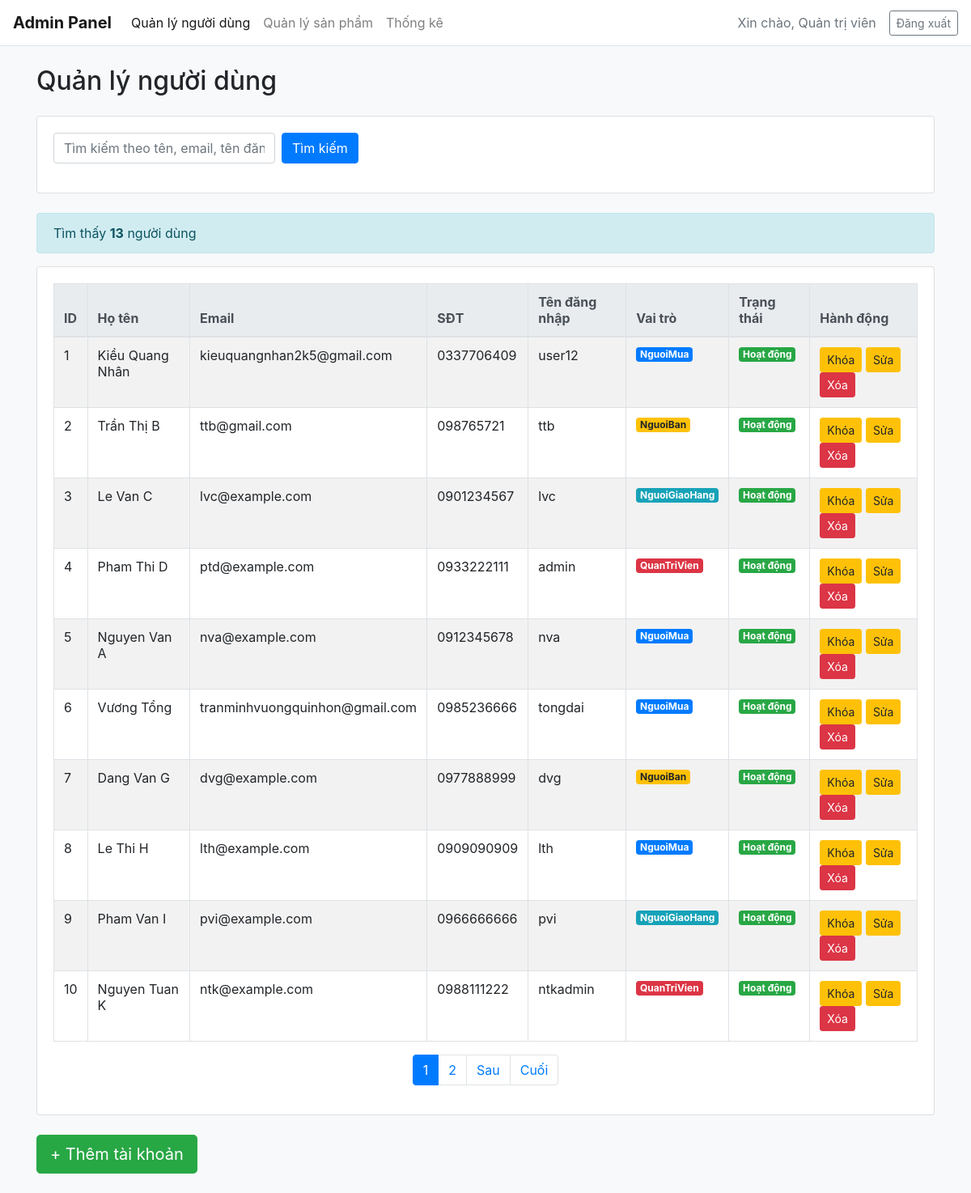
Screenshot of /admin/user.php with the database file from the repository.
### tables this page shows
CREATE TABLE IF NOT EXISTS `nguoidung` (
  `ID_NguoiDung` int NOT NULL AUTO_INCREMENT,
  `HoTen` varchar(100) NOT NULL,
  `Email` varchar(100) NOT NULL,
  `SoDienThoai` varchar(15) NOT NULL,
  `MatKhau_Hash` varchar(255) NOT NULL,
  `VaiTro` enum('NguoiMua','NguoiBan','NguoiGiaoHang','QuanTriVien') NOT NULL,
  `TrangThaiHoatDong` tinyint(1) DEFAULT '1',
  `DiaChiGiaoHangMacDinh` text,
  `NgayTao` datetime DEFAULT CURRENT_TIMESTAMP,
  `TenDangNhap` varchar(50) DEFAULT NULL,
  `AnhDaiDien` text NOT NULL,
  PRIMARY KEY (`ID_NguoiDung`),
  UNIQUE KEY `Email` (`Email`),
  UNIQUE KEY `SoDienThoai` (`SoDienThoai`),
  UNIQUE KEY `TenDangNhap` (`TenDangNhap`)
);

### src/admin/user.php (the view, shortened to what this page needs)
<?php
include 'C:\wamp64\www\SM\src\admin\header.php';
$key = trim($_GET['search'] ?? '');
$page = max(1, (int)($_GET['page'] ?? 1));
$limit = 10;
$where = "";
$params = [];
$types = "";
$sqlCount = "SELECT COUNT(*) as total FROM nguoidung $where";
$stmt = $conn->prepare($sqlCount);
$stmt->execute();
$resultCount = $stmt->get_result();
$totalRecords = $resultCount->fetch_assoc()['total'];
$totalPages = max(1, ceil($totalRecords / $limit));
$offset = ($page - 1) * $limit;
$sql = "SELECT * FROM nguoidung $where ORDER BY ID_NguoiDung ASC LIMIT ? OFFSET ?";
$stmt = $conn->prepare($sql);
if ($types) {
    $all_params = array_merge($params, [$limit, $offset]);
    $all_types = $types . 'ii';
    $stmt->bind_param($all_types, ...$all_params);
} else {
    $stmt->bind_param('ii', $limit, $offset);
}
$stmt->execute();
$data = $stmt->get_result();
?>
<!DOCTYPE html>
<html lang="vi">
<head>
    <link rel="stylesheet" href="https://maxcdn.bootstrapcdn.com/bootstrap/4.0.0/css/bootstrap.min.css">
</head>
<body class="bg-light">
<div class="container mt-4">
    <h2 class="mb-4">Quản lý người dùng</h2>
    <div class="card mb-4">
        <div class="card-body">
            <form method="get" class="form-inline">
                <input type="text" name="search" value="<?= htmlspecialchars($key) ?>"
                       class="form-control mr-2" placeholder="Tìm kiếm theo tên, email, tên đăng nhập, SĐT...">
                <button type="submit" class="btn btn-primary mr-2">Tìm kiếm</button>
            </form>
        </div>
    </div>
    <div class="alert alert-info">
        Tìm thấy <strong><?= $totalRecords ?></strong> người dùng
    </div>
    <div class="card">
        <div class="card-body">
            <div class="table-responsive">
                <table class="table table-bordered table-striped table-hover">
                    <thead class="thead-light">
                        <tr>
                            <th>ID</th>
                            <th>Họ tên</th>
                            <th>Email</th>
                            <th>SĐT</th>
                            <th>Tên đăng nhập</th>
                            <th>Vai trò</th>
                            <th>Trạng thái</th>
                            <th>Hành động</th>
                        </tr>
                    </thead>
                    <tbody>
                        <?php if ($data->num_rows > 0): ?>
                            <?php while ($u = $data->fetch_assoc()): ?>
                                <tr>
                                    <td><?= $u['ID_NguoiDung'] ?></td>
                                    <td><?= htmlspecialchars($u['HoTen']) ?></td>
                                    <td><?= htmlspecialchars($u['Email']) ?></td>
                                    <td><?= htmlspecialchars($u['SoDienThoai']) ?></td>
                                    <td><?= htmlspecialchars($u['TenDangNhap'] ?? 'N/A') ?></td>
                                    <td>
                                        <span class="badge badge-<?= $u['VaiTro'] === 'QuanTriVien' ? 'danger' : ($u['VaiTro'] === 'NguoiBan' ? 'warning' : ($u['VaiTro'] === 'NguoiGiaoHang' ? 'info' : 'primary')) ?>">
                                            <?= htmlspecialchars($u['VaiTro']) ?>
                                        </span>
                                    </td>
                                    <td>
                                       <?php if ($u['TrangThaiHoatDong']): ?>
                                            <span class="badge badge-success">Hoạt động</span>
                                        <?php else: ?>
                                            <span class="badge badge-danger">Bị khóa</span>
                                        <?php endif; ?>
                                    </td>
                                    <td>
                                        <?php if ($u['ID_NguoiDung'] != $_SESSION['user_id']): ?>
                                            <?php if ($u['TrangThaiHoatDong']): ?>
                                                <a href="ban_users.php?id=<?= $u['ID_NguoiDung'] ?>&ban=0" class="btn btn-sm btn-warning">Khóa</a>
                                            <?php else: ?>
                                                <a href="ban_users.php?id=<?= $u['ID_NguoiDung'] ?>&ban=1" class="btn btn-sm btn-info">Gỡ khóa</a>
                                            <?php endif; ?>
                                            <a href="edit_user.php?id=<?= $u['ID_NguoiDung'] ?>" class="btn btn-sm btn-warning">Sửa</a>
                                            <a href="del_user.php?id=<?= $u['ID_NguoiDung'] ?>" class="btn btn-sm btn-danger"
                                               onclick="return confirm('Bạn chắc chắn muốn xóa người dùng này? Tất cả dữ liệu liên quan cũng sẽ bị xóa.')">
                                                Xóa
                                            </a>
                                        <?php else: ?>
                                            <span class="text-muted small">(Tài khoản hiện tại)</span>
                                        <?php endif; ?>
                                    </td>
                                </tr>
                            <?php endwhile; ?>
                        <?php else: ?>
                            <tr>
                                <td colspan="8" class="text-center text-muted">Không tìm thấy người dùng nào</td>
                            </tr>
                        <?php endif; ?>
                    </tbody>
                </table>
            </div>
            <?php if ($totalPages > 1): ?>
                <nav aria-label="Page navigation">
                    <ul class="pagination justify-content-center">
                        <?php for ($i = max(1, $page - 2); $i <= min($totalPages, $page + 2); $i++): ?>
                            <li class="page-item <?= $i === $page ? 'active' : '' ?>">
                                <a class="page-link" href="user.php?search=<?= urlencode($key) ?>&page=<?= $i ?>">
                                    <?= $i ?>
                                </a>
                            </li>
                        <?php endfor; ?>
                        <?php if ($page < $totalPages): ?>
                            <li class="page-item">
                                <a class="page-link" href="user.php?search=<?= urlencode($key) ?>&page=<?= $page + 1 ?>">Sau</a>
                            </li>
                            <li class="page-item">
                                <a class="page-link" href="user.php?search=<?= urlencode($key) ?>&page=<?= $totalPages ?>">Cuối</a>
                            </li>
                        <?php endif; ?>
                    </ul>
                </nav>
            <?php endif; ?>
        </div>
    </div>
    <div class="mt-4 mb-4">
        <a href="edit_user.php" class="btn btn-success btn-lg">+ Thêm tài khoản</a>
    </div>
</div>
</body>
</html>

### rows the page displays
nguoidung: ID_NguoiDung "1", HoTen "Kiều Quang Nhân", Email "kieuquangnhan2k5@gmail.com", SoDienThoai "0337706409", TenDangNhap "user12", VaiTro "NguoiMua", TrangThaiHoatDong "Hoạt động"
nguoidung: ID_NguoiDung "2", HoTen "Trần Thị B", Email "ttb@gmail.com", SoDienThoai "098765721", TenDangNhap "ttb", VaiTro "NguoiBan", TrangThaiHoatDong "Hoạt động"
nguoidung: ID_NguoiDung "3", HoTen "Le Van C", Email "lvc@example.com", SoDienThoai "0901234567", TenDangNhap "lvc", VaiTro "NguoiGiaoHang", TrangThaiHoatDong "Hoạt động"
nguoidung: ID_NguoiDung "4", HoTen "Pham Thi D", Email "ptd@example.com", SoDienThoai "0933222111", TenDangNhap "admin", VaiTro "QuanTriVien", TrangThaiHoatDong "Hoạt động"
nguoidung: ID_NguoiDung "5", HoTen "Nguyen Van A", Email "nva@example.com", SoDienThoai "0912345678", TenDangNhap "nva", VaiTro "NguoiMua", TrangThaiHoatDong "Hoạt động"
nguoidung: ID_NguoiDung "6", HoTen "Vương Tổng", Email "tranminhvuongquinhon@gmail.com", SoDienThoai "0985236666", TenDangNhap "tongdai", VaiTro "NguoiMua", TrangThaiHoatDong "Hoạt động"
nguoidung: ID_NguoiDung "7", HoTen "Dang Van G", Email "dvg@example.com", SoDienThoai "0977888999", TenDangNhap "dvg", VaiTro "NguoiBan", TrangThaiHoatDong "Hoạt động"
nguoidung: ID_NguoiDung "8", HoTen "Le Thi H", Email "lth@example.com", SoDienThoai "0909090909", TenDangNhap "lth", VaiTro "NguoiMua", TrangThaiHoatDong "Hoạt động"
nguoidung: ID_NguoiDung "9", HoTen "Pham Van I", Email "pvi@example.com", SoDienThoai "0966666666", TenDangNhap "pvi", VaiTro "NguoiGiaoHang", TrangThaiHoatDong "Hoạt động"
nguoidung: ID_NguoiDung "10", HoTen "Nguyen Tuan K", Email "ntk@example.com", SoDienThoai "0988111222", TenDangNhap "ntkadmin", VaiTro "QuanTriVien", TrangThaiHoatDong "Hoạt động"

### other values shown
$displayName "Quản trị viên"
$totalRecords "13"
